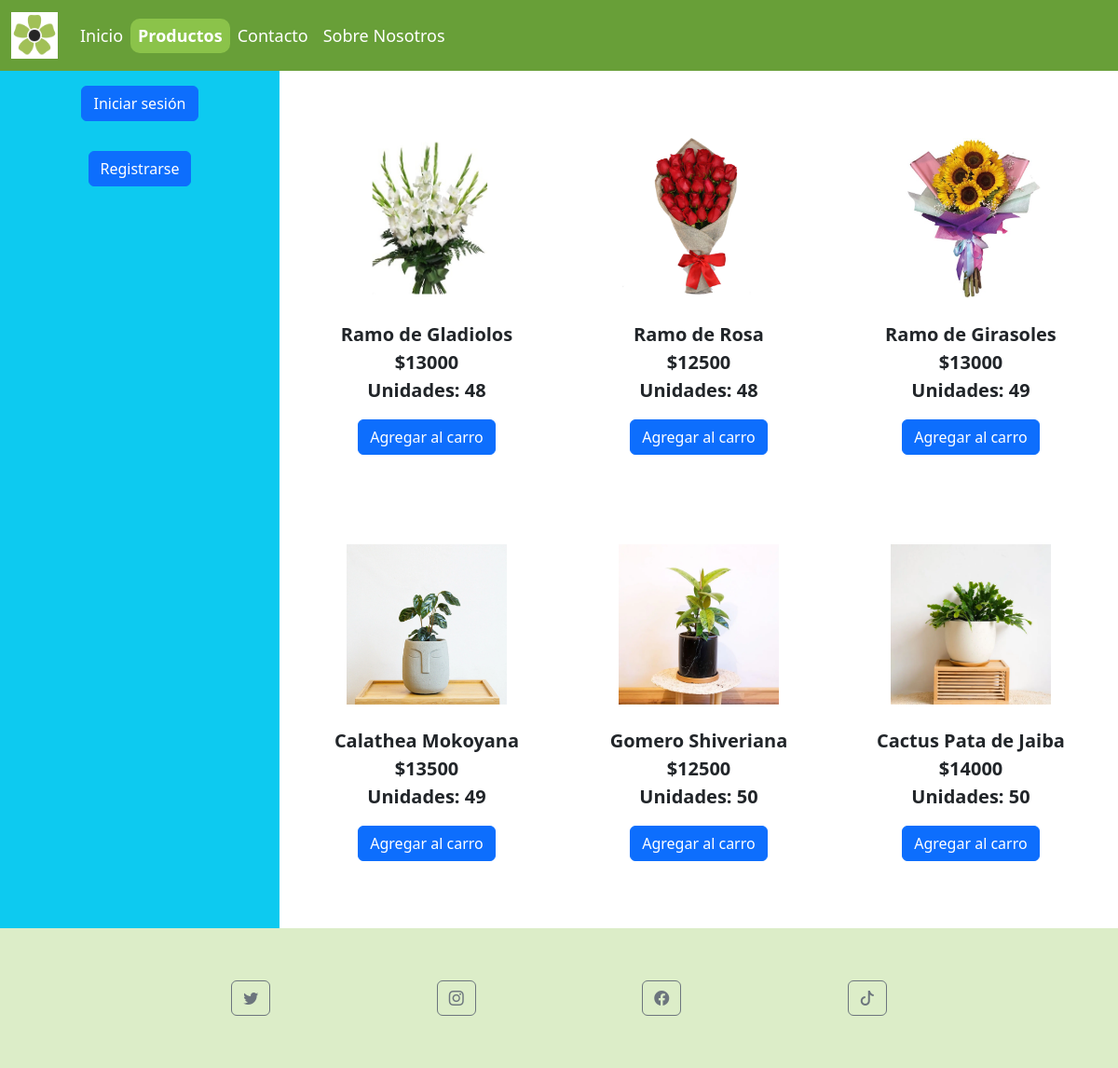
The page /Webapp/productos on the database its author committed.
### Webapp/models.py (models this page shows, shortened)
class producto(models.Model):
    idProducto = models.AutoField(primary_key=True)
    nombreProducto = models.CharField(max_length=20, blank=False, null=False)
    precioProducto = models.IntegerField()
    stockProducto = models.IntegerField()

### Webapp/views.py (the view)
# urls.py: path("productos", views.productos, name="productos"),
def productos(request):
    pro = producto.objects.all()
    carrito = Carrito(request)
    total = carrito.obtener_total()
    context = {
        "producto": pro,
        "total": total,
    }
    return render(request, "pages/productos.html", context)

### Webapp/carro.py (called while the page is built)
    def obtener_total(self):
      total = 0
      for item in self.carrito.values():
          total += item["acumulado"]
      return total

### Webapp/templates/pages/productos.html (shortened to what this page needs)
<!DOCTYPE html>
<html lang="en">
<head>
  {% load static %}
  <link rel="stylesheet" href="{% static 'css/styles.css' %}">
  <link rel="stylesheet" href="https://cdn.jsdelivr.net/npm/bootstrap-icons@1.10.5/font/bootstrap-icons.css">
  <link href="https://cdn.jsdelivr.net/npm/bootstrap@5.3.0/dist/css/bootstrap.min.css" rel="stylesheet">
</head>
<body>
  <nav class="barra navbar navbar-expand-md">
    <div class="container-fluid">
      <div class="collapse navbar-collapse" id="navbarmenu">
        <a class="navbar-brand" href="#">
          <img src="{% static 'img/icon.png' %}" width="50px">
        </a>
        <ul class="navbar-nav d-flex justify-content-center align-items-center">
          <li class="nav-item">
            <a class="nav-link" aria-current="page" href={% url 'index' %}>Inicio</a>
          </li>
          <li class="nav-item">
            <a class="nav-link activo" href="{% url 'productos' %}">Productos</a>
          </li>
          <li class="nav-item">
            <a class="nav-link" href="{% url 'contacto' %}">Contacto</a>
          </li>
          <li class="nav-item">
            <a class="nav-link" href="{% url 'nosotros' %}">Sobre Nosotros</a>
          </li>
        </ul>
      </div>
    </div>
  </nav>
<main>
  <div class="container-fluid">
    <div class="row d-flex">
      <div class="bg-info col-3 col-md-3 d-flex justify-content-star align-items-center flex-column">
        {% if request.session.runCliente %}
        <div class="p-3 text-center">
          <h3>Bienvenido, {{  request.session.runCliente }}</h3>
        </div>
        <div class="p-3">
          <a class="btn btn-primary" href="{% url 'usuario' %}">Panel de control</a>
        </div>
        <div class="p-3">
          <a class="btn btn-danger" href="{% url 'salir' %}">Cerrar sesión</a>
        </div>
        <hr>
        <div class="">
          <p class="text-center">Carro <i class="bi bi-cart4"></i></p>
            <form action="comprar" method="POST">
              {% csrf_token %}
              {% if request.session.carrito.items %}
                <tbody>
                {% for key, value in request.session.carrito.items %}
                  <tr>
                    <input type="hidden" name="idProducto" value="{{ value.producto_id }}">
                    <td>{{ value.nombre }}</td>
                    <td><input type="hidden" name="cantidadProducto" value="{{ value.cantidad }}">{{ value.cantidad }}</td>
                    <td>${{ value.acumulado }}</td>
                    <td class="text-center"><a href="{% url 'restarProducto' value.producto_id %}"><i class="bi bi-dash-square"></i></a></td>
                  </tr>
                {% endfor %}
                </tbody>
              {% else %}
                <tr>
                  <td colspan="3">
                    <div class="alert alert-danger text-center">Sin Productos</div>
                  </td>
                </tr>
              {% endif %}
              <tr>
                <th>Total:</th>
                <td><input type="hidden" name="totalPedido" value="{{ total }}">{{ total }}</td>
                <td><button type="submit" class="btn btn-primary">Comprar</button></td>
              </tr>
            </form>
        </div>
        {% else %}
        <div class="p-3">
          <a class="btn btn-primary" href="{% url 'loginCliente' %}">Iniciar sesión</a>
        </div>
        <div class="p-3">
          <a class="btn btn-primary" href="{% url 'registro' %}">Registrarse</a>
        </div>
        {% endif %}
      </div>
      <div class="col-9 col-md-9 p-4">
        <div class="row productos">
            <div class="col-12 col-md-4 my-5 d-flex justify-content-center align-items-center flex-column">
                <img src="{% static 'img/ramo-de-gladiolos-1.png' %}" class="img-fluid px-2 px-md-5 mb-4">
              <p class="text-center">{{producto.0.nombreProducto}}<br>
                ${{producto.0.precioProducto}} <br>
                <span>Unidades:</span> {{producto.0.stockProducto}}
              </p>
              <a href="{% url 'agregarProducto' producto.0.idProducto %}" class="btn btn-primary">Agregar al carro</a>
            </div>
            <div class="col-12 col-md-4 mb-5 d-flex justify-content-end align-items-center flex-column">
                <img src="{% static 'img/ramo-de-18-rosas-en-arpillers.png' %}" class="img-fluid px-2 px-md-5 mb-4">
              <p class="text-center">{{producto.1.nombreProducto}}<br>
                ${{producto.1.precioProducto}} <br>
                <span>Unidades:</span> {{producto.1.stockProducto}}
              </p>
              <a href="{% url 'agregarProducto' producto.1.idProducto %}" class="btn btn-primary">Agregar al carro</a>
            </div>
            <div class="col-12 col-md-4 mb-5 d-flex justify-content-end align-items-center flex-column">
                <img src="{% static 'img/RAMO-DE-10-GIRSAOLES-Y-GYPSUPHILIA.png' %}" class="img-fluid px-2 px-md-5 mb-4">
              <p class="text-center">{{producto.2.nombreProducto}}<br>
                ${{producto.2.precioProducto}} <br>
                <span>Unidades:</span> {{producto.2.stockProducto}}
              </p>
              <a href="{% url 'agregarProducto' producto.2.idProducto %}" class="btn btn-primary">Agregar al carro</a>
            </div>
        </div>
        <div class="row productos">
          <div id="productos" class="col-12 col-md-4 my-5 d-flex justify-content-center align-items-center flex-column">
            <img src="{% static 'img/Calathea_Mokoyana.webp' %}" class="img-fluid px-2 px-md-5 mb-4">
            <p class="text-center">{{producto.3.nombreProducto}}<br>
              ${{producto.3.precioProducto}} <br>
              <span>Unidades:</span> {{producto.3.stockProducto}}
            </p>
            <a href="{% url 'agregarProducto' producto.3.idProducto %}" class="btn btn-primary">Agregar al carro</a>
          </div>
          <div id="productos" class="col-12 col-md-4 mb-5 d-flex justify-content-end align-items-center flex-column">
            <img src="{% static 'img/Gomero_Shiveriana.webp' %}" class="img-fluid px-2 px-md-5 mb-4">
            <p class="text-center">{{producto.4.nombreProducto}}<br>
              ${{producto.4.precioProducto}} <br>
              <span>Unidades:</span> {{producto.4.stockProducto}}
            </p>
            <a href="{% url 'agregarProducto' producto.4.idProducto %}" class="btn btn-primary">Agregar al carro</a>
          </div>
          <div id="productos" class="col-12 col-md-4 mb-5 d-flex justify-content-end align-items-center flex-column">
            <img src="{% static 'img/Pata-de-Jaiba.webp' %}" class="img-fluid px-2 px-md-5 mb-4">
            <p class="text-center">{{producto.5.nombreProducto}}<br>
              ${{producto.5.precioProducto}} <br>
              <span>Unidades:</span> {{producto.5.stockProducto}}
            </p>
            <a href="{% url 'agregarProducto' producto.5.idProducto %}" class="btn btn-primary">Agregar al carro</a>
          </div>
        </div>
      </div>
    </div>
  </div>
</main>
<footer>
  <div class="container-fluid d-flex justify-content-center " style="background-color: #DCEDC8;">
    <div class="row w-75 pie">
      <div class="col-6 col-md-3 d-flex justify-content-center align-items-center">
        <a href="https://twitter.com/">
          <button class="btn btn-outline-secondary">
            <i class="bi bi-twitter"></i>
          </button>
        </a>
      </div>
      <div class="col-6 col-md-3 d-flex justify-content-center align-items-center">
        <a href="https://instagram.com/">
          <button class="btn btn-outline-secondary">
            <i class="bi bi-instagram"></i>
          </button>
        </a>
      </div>
      <div class="col-6 col-md-3 d-flex justify-content-center align-items-center">
        <a href="https://facebook.com/">
          <button class="btn btn-outline-secondary">
            <i class="bi bi-facebook"></i>
          </button>
        </a>
      </div>
      <div class="col-6 col-md-3 d-flex justify-content-center align-items-center">
        <a href="https://tiktok.com/">
          <button class="btn btn-outline-secondary">
            <i class="bi bi-tiktok"></i>
          </button>
        </a>
      </div>
    </div>
  </div>
</footer>
</body>
</html>

### Webapp/static/css/styles.css (style rules this page uses)
.barra { background-color: #689F38; font-size: 18px; color: white; }
.barra .nav-link { color: white; padding: 5px; }
.barra .activo { color: white; font-weight: bold; background-color: #8BC34A; border-radius: 10px; }
.productos p { font-size: 20px; font-weight: bold; }
.pie { height: 150px; background-color: #DCEDC8; color: black; font-size: 18px; }

### rows shown on the page
producto: nombreProducto "Ramo de Gladiolos", precioProducto "13000", stockProducto "48"
producto: nombreProducto "Ramo de Rosa", precioProducto "12500", stockProducto "48"
producto: nombreProducto "Ramo de Girasoles", precioProducto "13000", stockProducto "49"
producto: nombreProducto "Calathea Mokoyana", precioProducto "13500", stockProducto "49"
producto: nombreProducto "Gomero Shiveriana", precioProducto "12500", stockProducto "50"
producto: nombreProducto "Cactus Pata de Jaiba", precioProducto "14000", stockProducto "50"
